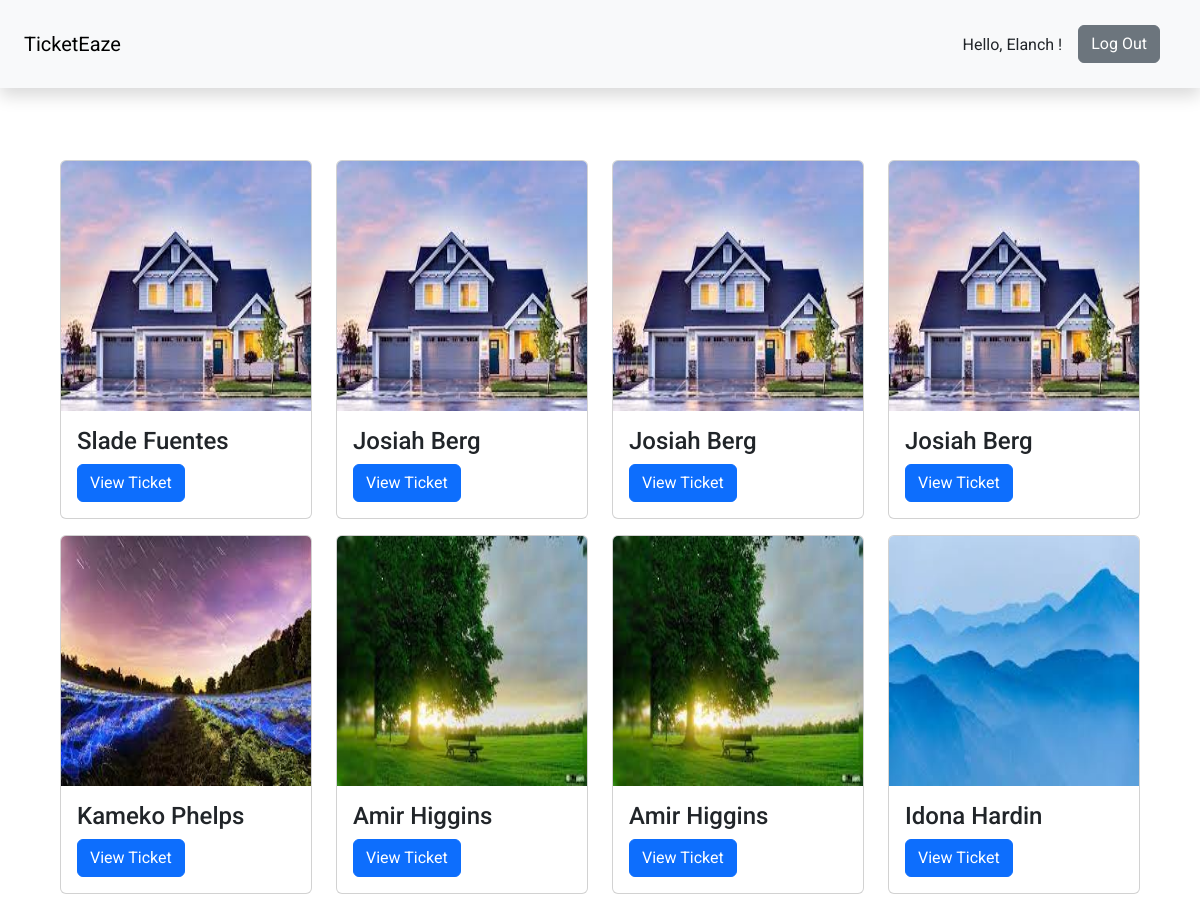
/myorders (signed in), run on the app's committed database.
### models.py (models this page shows, shortened)
class user(UserMixin,db.Model):
   id = db.Column( db.Integer, primary_key = True)
   name = db.Column(db.String(100))
   email = db.Column(db.String(100))
   phonenumber = db.Column(db.String(12))
   dateofbirth = db.Column(db.Date)
   password = db.Column(db.String(257))
   bookings = db.relationship('show',secondary=userbooking, backref='bookings')

class show(db.Model):
   id = db.Column(db.Integer, primary_key = True)
   name = db.Column(db.String(100))
   description = db.Column(db.String(100))
   shortdescription = db.Column(db.String(20))
   location = db.Column(db.String(100))
   capacity = db.Column(db.Integer)
   tags = db.Column(db.String(200))
   price = db.Column(db.Float)
   rating = db.Column(db.Integer)
   currentcapacity = db.Column(db.Integer)
   showshosted = db.relationship('venue',secondary=showinvenue, backref='showshosted')

### app.py (the view)
@app.route("/myorders",methods=['GET','POST'])
@login_required
def myorders():
   if request.method=="POST":
      booking_id=request.form.get('booking_id')
      userid=current_user.id
      bookings=select(userbooking.c.show_id,userbooking.c.ticket_count,userbooking.c.total_price).where(userbooking.c.booking_id == booking_id)
      bookings=db.session.execute(bookings)
      bookings=list(bookings)
      show_id=bookings[0][0]
      show_details=db.session.query(show).filter_by(id=show_id).first()
      return render_template("Orders/Ticket.html",event=show_details,bookings=bookings,booking_id=booking_id)
   else:
    userid=current_user.id
    bookings=select(userbooking.c.booking_id,userbooking.c.show_id,userbooking.c.ticket_count,userbooking.c.total_price).where(userbooking.c.user_id == userid)
    bookings=db.session.execute(bookings)
    show_id=[]
    bookings=list(bookings)
    for i in range (len(bookings)):
          show_id.append(bookings[i][1])
    show_details=db.session.query(show).filter(show.id.in_(show_id))
    show_details_dict={}
    for i in show_details:
          show_details_dict[i.id]=i
    return render_template("Orders/OrdersPage.html",events=show_details_dict,bookings=bookings,numberofbookings=len(bookings))

### app.py (called while the page is built)
@login_manager.user_loader
def load_user(user_id):
        if session['user_type']=='user':
          record = user.query.get(int(user_id))
        elif session['user_type']=='admin':
          record = admin.query.get(int(user_id))
        return record

@app.after_request
def after_request(response):
    response.headers["Cache-Control"] = "no-cache, no-store, must-revalidate"
    return response

### templates/Orders/OrdersPage.html (shortened to what this page needs)
{% extends "./Layouts/layout.html" %}
{% block content %}
{% include "./Layouts/navBarAdmin.html" %}
{% block myorders %}
<section class="w-100  bg-white p-5">
    <div class="container">
      <div class="row py-3">
        {% for i in range(numberofbookings) %}
        <div class="col-md-6 col-lg-4 col-xl-3 my-md-2 my-sm-2">
            <div class="card">
              <img src="/static/file_uploads/event/{{events[bookings[i][1]].id}}.jpeg" width="250px" height="250px" alt="Image 1" class="card-img-top">
              <div class="card-body">
                <form action="/myorders" method="POST">
                <h4 class="card-title">{{events[bookings[i][1]].name}}</h4>
                <button class="btn btn-primary">View Ticket</a>
                </form>
              </div>
            </div>
          </div>
          {% endfor %}
    </div>
  </section>
{% endblock myorders %}
{% endblock content %}

### templates/Layouts/layout.html (shortened to what this page needs)
<!DOCTYPE html>
<html lang="en">
<head>
    <link href="https://cdn.jsdelivr.net/npm/bootstrap@5.3.0-alpha1/dist/css/bootstrap.min.css" rel="stylesheet">
</head>
<body class="">
    {% block content %}{% endblock content %}
</body>
</html>

### templates/Layouts/navBarAdmin.html (shortened to what this page needs)
<nav class="navbar navbar-expand-lg navbar-light bg-light p-4 shadow ">
    <div class="navbar-brand " href="#">TicketEaze</div>
    <div class="collapse navbar-collapse d-lg-flex justify-content-lg-end" id="navbarNav">
      <ul class="navbar-nav ml-auto">
        {% if current_user.is_authenticated %}
          <li class="pt-2 nav-item d-none d-lg-block">Hello, {{current_user.name}} !</li>
          <li class="list-unstyled mx-3 d-lg-block  d-none">
            <button type="button" class="btn btn-secondary" onclick="location.href='/logout'">Log Out</button>
          </li>
        {% endif %}
      </ul>
    </div>
  </nav>

### templates/Layouts/layout.html (style rules this page uses)
body { font-family: 'Roboto', sans-serif; }

### data on the page
user: name "Elanch"
show: name "Slade Fuentes"
show: name "Josiah Berg" "Josiah Berg" "Josiah Berg"
show: name "Kameko Phelps"
show: name "Amir Higgins" "Amir Higgins"
show: name "Idona Hardin"
